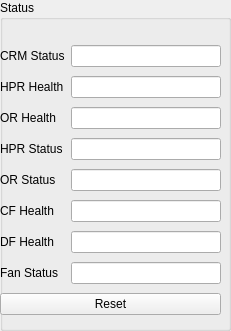
                    <widget class="QGroupBox" name="groupBox_crm1">
                     <property name="geometry">
                      <rect>
                       <x>440</x>
                       <y>0</y>
                       <width>231</width>
                       <height>331</height>
                      </rect>
                     </property>
                     <property name="title">
                      <string>Status</string>
                     </property>
                     <widget class="QWidget" name="layoutWidget">
                      <property name="geometry">
                       <rect>
                        <x>0</x>
                        <y>42</y>
                        <width>221</width>
                        <height>278</height>
                       </rect>
                      </property>
                      <layout class="QGridLayout" name="gridLayout_20">
                       <item row="0" column="0">
                        <widget class="QLabel" name="label_crm_status">
                         <property name="text">
                          <string>CRM Status</string>
                         </property>
                        </widget>
                       </item>
                       <item row="0" column="1">
                        <widget class="QLineEdit" name="lineEdit_crm_status_1">
                         <property name="readOnly">
                          <bool>true</bool>
                         </property>
                        </widget>
                       </item>
                       <item row="1" column="0">
                        <widget class="QLabel" name="label_hpr_health">
                         <property name="text">
                          <string>HPR Health</string>
                         </property>
                        </widget>
                       </item>
                       <item row="1" column="1">
                        <widget class="QLineEdit" name="lineEdit_hpr_health_1">
                         <property name="readOnly">
                          <bool>true</bool>
                         </property>
                        </widget>
                       </item>
                       <item row="2" column="0">
                        <widget class="QLabel" name="label_or_health">
                         <property name="text">
                          <string>OR Health</string>
                         </property>
                        </widget>
                       </item>
                       <item row="2" column="1">
                        <widget class="QLineEdit" name="lineEdit_or_health_1">
                         <property name="readOnly">
                          <bool>true</bool>
                         </property>
                        </widget>
                       </item>
                       <item row="3" column="0">
                        <widget class="QLabel" name="label_hpr_status">
                         <property name="text">
                          <string>HPR Status</string>
                         </property>
                        </widget>
                       </item>
                       <item row="3" column="1">
                        <widget class="QLineEdit" name="lineEdit_hpr_status_1">
                         <property name="readOnly">
                          <bool>true</bool>
                         </property>
                        </widget>
                       </item>
                       <item row="4" column="0">
                        <widget class="QLabel" name="label_or_status">
                         <property name="text">
                          <string>OR Status</string>
                         </property>
                        </widget>
                       </item>
                       <item row="4" column="1">
                        <widget class="QLineEdit" name="lineEdit_or_status_1">
                         <property name="readOnly">
                          <bool>true</bool>
                         </property>
                        </widget>
                       </item>
                       <item row="5" column="0">
                        <widget class="QLabel" name="label_cfet_health">
                         <property name="text">
                          <string>CF Health</string>
                         </property>
                        </widget>
                       </item>
                       <item row="5" column="1">
                        <widget class="QLineEdit" name="lineEdit_cfet_health_1">
                         <property name="readOnly">
                          <bool>true</bool>
                         </property>
                        </widget>
                       </item>
                       <item row="6" column="0">
                        <widget class="QLabel" name="label_dfet_health">
                         <property name="text">
                          <string>DF Health</string>
                         </property>
                        </widget>
                       </item>
                       <item row="6" column="1">
                        <widget class="QLineEdit" name="lineEdit_dfet_health_1">
                         <property name="readOnly">
                          <bool>true</bool>
                         </property>
                        </widget>
                       </item>
                       <item row="7" column="0">
                        <widget class="QLabel" name="label_fan_status">
                         <property name="text">
                          <string>Fan Status</string>
                         </property>
                        </widget>
                       </item>
                       <item row="7" column="1">
                        <widget class="QLineEdit" name="lineEdit_fan_status_1">
                         <property name="readOnly">
                          <bool>true</bool>
                         </property>
                        </widget>
                       </item>
                       <item row="8" column="0" colspan="2">
                        <widget class="QPushButton" name="pushButton_reset_crm_1">
                         <property name="text">
                          <string>Reset</string>
                         </property>
                        </widget>
                       </item>
                      </layout>
                     </widget>
                    </widget>
